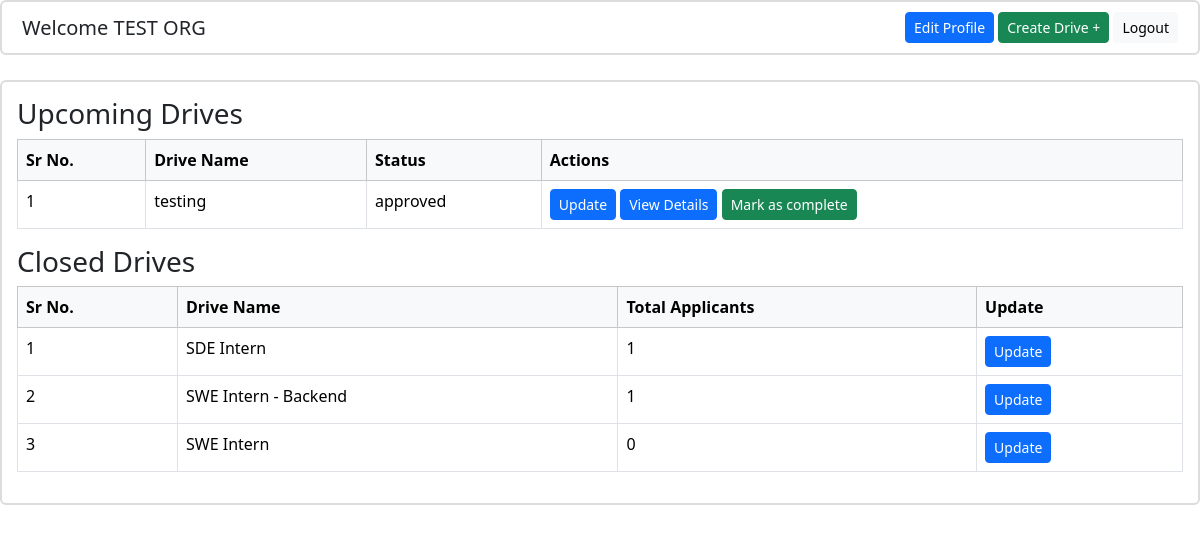
/company/dashboard (signed in), run on the app's committed database.
### placementportalcode/models.py (models this page shows)
class Company(db.Model):
    __tablename__ = "company"
    company_id=db.Column(db.Integer,primary_key=True)
    company_name=db.Column(db.String(100),nullable=False)
    hr_contact=db.Column(db.String(100),nullable=False)
    company_website=db.Column(db.String(100),nullable=False)
    approval_status=db.Column(db.String(20),
                              default=CompanyEnumStatus.PENDING.value,
                              nullable=False
                              )
    user_id = db.Column(
        db.Integer,
        db.ForeignKey("user.id"),
        nullable=False,
        unique=True   # ensures one-to-one
    )
    drives=db.relationship(
        "PlacementDrive",
        back_populates='company',
        cascade="all, delete-orphan"
    )
    user = db.relationship("User", back_populates="company")

class PlacementDrive(db.Model):
    __tablename__ = "placement_drive"
    drive_id=db.Column(db.Integer,primary_key=True)
    drive_name = db.Column(db.String(100), nullable=False)
    company_id=db.Column(
        db.Integer,
        db.ForeignKey("company.company_id"),
        nullable=False,
    )
    job_title=db.Column(db.String(100),nullable=False)
    job_desc=db.Column(db.String(1000),nullable=False)
    eligibility_criteria=db.Column(db.String(500),nullable=False)
    status=db.Column(db.String(20)
                     ,default=DriveApprovalStatusEnum.PENDING.value
                     ,nullable=False)
    application_deadline=db.Column(db.DateTime,nullable=False)
    ctc = db.Column(
        db.String(50),
        nullable=False,
        default="Not Disclosed"
    )
    company=db.relationship(
        "Company",
        back_populates="drives"
    )
    applications=db.relationship(
        "Application",
        back_populates="drive",
        cascade="all, delete-orphan"
    )

### placementportalcode/company/routes.py (the view)
@company_bp.route("/dashboard",methods=[HTTPMethod.GET] )
def dashboard():
    user_id=session.get("user_id")
    if not user_id:
        return redirect(url_for("auth.login"))
    user=User.query.get(user_id)
    if not user or user.role!=RoleEnum.COMPANY  .value:
        return redirect(url_for("auth.login"))
    current_company=user.company
    now=datetime.now()
    upcoming_drives=PlacementDrive.query.filter(
        PlacementDrive.company_id==current_company.company_id,
        PlacementDrive.application_deadline >=now,
        PlacementDrive.status!=DriveApprovalStatusEnum.CLOSED.value
    ).order_by(PlacementDrive.application_deadline.asc()).all()\
    closed_drives=PlacementDrive.query.filter(
        PlacementDrive.company_id==current_company.company_id,
        or_(
            PlacementDrive.application_deadline < now,
            PlacementDrive.status==DriveApprovalStatusEnum.CLOSED.value
        )
    ).order_by(PlacementDrive.application_deadline.asc()).all()
    return render_template("company/dashboard.html",upcoming_drives=upcoming_drives, closed_drives=closed_drives,current_company=current_company)

### placementportalcode/templates/company/dashboard.html (shortened to what this page needs)
{% from "components/comman_table.html" import render_table %}
{% from "components/button.html" import action_button %}
{% from "components/post_button.html" import action_post_button %}
{% from "components/list_row.html" import list_row %}
{% extends 'base.html'%}
{% from "components/modal.html" import render_modal %}
{% block extra_css %}
<link rel="stylesheet" href="{{ url_for('static', filename='css/admin.css') }}">
{%endblock%}
{% block content%}
<div class="header-bar d-flex justify-content-between align-items-center">
    <h5 class="mb-0">Welcome {{current_company.company_name}}</h5>
    <div>
        {{action_button("#","Edit Profile","primary",toggle="modal",target="#editCompanyProfile")}}
        {% if current_company.approval_status=='pending' %}
        {{action_button("#","ADMIN APPROVAL PENDING","danger")}}
        {%elif current_company.approval_status=='blacklisted'%}
        {{action_button("#","COMPANY PROFILE BLACKLISTED","danger")}}
        {%else%}
        {{action_button("#","Create Drive +","success",toggle="modal",target="#createNewDrive")}}
        {%endif%}
        {{action_button(url_for("auth.logout"),"Logout","light")}}
    </div>
</div>
<section class="section-box">
    {% call render_table( ["Sr No.", "Drive Name","Status", "Actions"],"Upcoming Drives") %}
    {% for drive in upcoming_drives %}
    <tr>
        <td>{{ loop.index }}</td>
        <td>{{ drive.job_title }}</td>
        <td>{{drive.status}}</td>
        <td>
             {{ action_button(
            "#",
            "Update",
            "primary",
            toggle="modal",
            target="#updateDrive" ~ drive.drive_id
            ) }}
            {% if current_company.approval_status == 'approved' %}
            {{ action_button(
            "#",
            "View Details",
            "primary",
            toggle="modal",
            target="#driveApplications" ~ drive.drive_id
            ) }}
            {{ action_post_button(
            url_for("company.close_drive", id=drive.drive_id),
            "Mark as complete",
            "success",
            name='drive_id',
            value=drive.drive_id
            ) }}
            {% endif %}
        </td>
    </tr>
    {% endfor %}
    {% endcall %}
    {% call render_table(["Sr No.", "Drive Name", "Total Applicants",'Update'],"Closed Drives") %}
    {% for drive in closed_drives %}
    <tr>
        <td>{{ loop.index }}</td>
        <td>{{ drive.job_title }}</td>
        <td>
            {{drive.applications|length}}
        </td>
        <td> {{ action_button(
            "#",
            "Update",
            "primary",
            toggle="modal",
            target="#updateDrive" ~ drive.drive_id
            ) }}
        </td>
    </tr>
    {% endfor %}
    {% endcall %}
</section>
{%endblock%}

### placementportalcode/templates/components/button.html
{% macro action_button(url, text, color="primary",toggle=None,target=None,disabled=False) %}
<a href="{{ url }}"
   class="btn btn-sm custom-btn btn-{{ color }} {% if disabled %}disabled{% endif %}"
   {% if toggle %} data-bs-toggle="{{ toggle }}" {% endif %}
   {% if target %} data-bs-target="{{ target }}" {% endif %}>
    {{ text }}
</a>
{% endmacro %}

### placementportalcode/templates/components/post_button.html
{% macro action_post_button(url, text, color="primary", name=None, value=None) %}
<form method="POST" action="{{ url }}" class="d-inline">
    <button type="submit"
            class="btn btn-sm btn-{{ color }}"
            {% if name %} name="{{ name }}" {% endif %}
            {% if value %} value="{{ value }}" {% endif %}>
        {{ text }}
    </button>
</form>
{% endmacro %}

### placementportalcode/static/css/admin.css (style rules this page uses)
.section-box { background: #ffffff; border: 2px solid #dcdcdc; border-radius: 6px; padding: 15px; margin-bottom: 25px; }
.header-bar { background: #ffffff; border: 2px solid #dcdcdc; padding: 10px 20px; border-radius: 6px; margin-bottom: 25px; }

### data on the page
Company: company_name "TEST ORG"
PlacementDrive: job_title "testing", status "approved", text "Update View Details", {{ value }} 2 (drawn), text "Mark as complete"
PlacementDrive: job_title "SDE Intern", applications|length "1", text "Update"
PlacementDrive: job_title "SWE Intern - Backend", applications|length "1", text "Update"
PlacementDrive: job_title "SWE Intern", applications|length "0", text "Update"

### other printed values
{{ text }} "Edit Profile Create Drive + Logout"
{{ title }} "Upcoming Drives Closed Drives"
{{ header }} "Sr No." "Drive Name" "Status" "Actions" "Sr No." "Drive Name" "Total Applicants" "Update"
